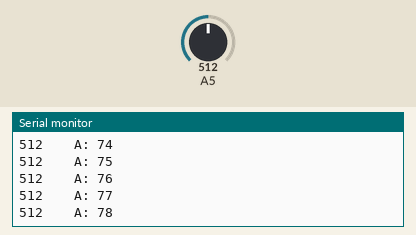
Bench run of a sketch on a simulated Arduino Uno, built with avr-gcc and run on an emulated ATmega328P. Parts: the last lines printed to the serial monitor. Inputs (shaded band) come from the test bench; at power-on: A5 = 512.

Above: at 1.2 s.
1.3 s: A5 set to 290
At 2.0 s:
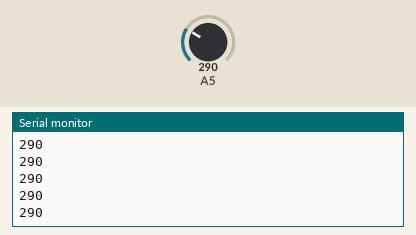
3.2 s: A5 set to 318
At 4.0 s:
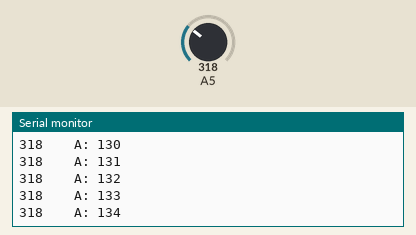
Timing chart, 0 to 6.2 s (numbered marks = the images above; inputs shaded):
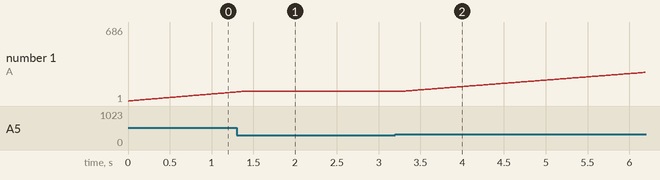

The sketch:

sensor_suara.ino
```cpp
/*
KY-037 Sound Detection Sensor + Arduino
modified on 16 Apr 2019
by Mohammadreza Akbari @ Electropeak
https://electropeak.com/learn/
*/
int sensor_value, i, suara, j;
long long previousmillis =0;
void setup() {
  Serial.begin(9600); // setup serial
}
void loop() {
  sensor_value     = analogRead(13);
  Serial.print(sensor_value);
  if(sensor_value>300){
    j++;
    Serial.print("    A: ");
    Serial.print(j);
  }
  Serial.println(" ");
  i++;
//  if(i%100 == 0){
//    Serial.print(" Ay  ");
//  }
//  Serial.println(sensor_value);
//  if((millis() - previousmillis)>=1000){
//    previousmillis =millis();
//    suara = sensor_value/i;
//    Serial.print("Suara : ");
//    Serial.println(suara);
//    Serial.print(" Millis : ");
//    Serial.println(millis());
//    sensor_value = 0;
//    i = 0;
//  }

}
```

Measured:
- the behaviour switches between 300 and 301 on A5 (found by bisection; images 1 and 2)
- after the input at 3.2 s, the serial monitor: prints a new line after 0.07 s (image 2)
- plotted number 1: 89 → 686 after the input at 3.2 s
